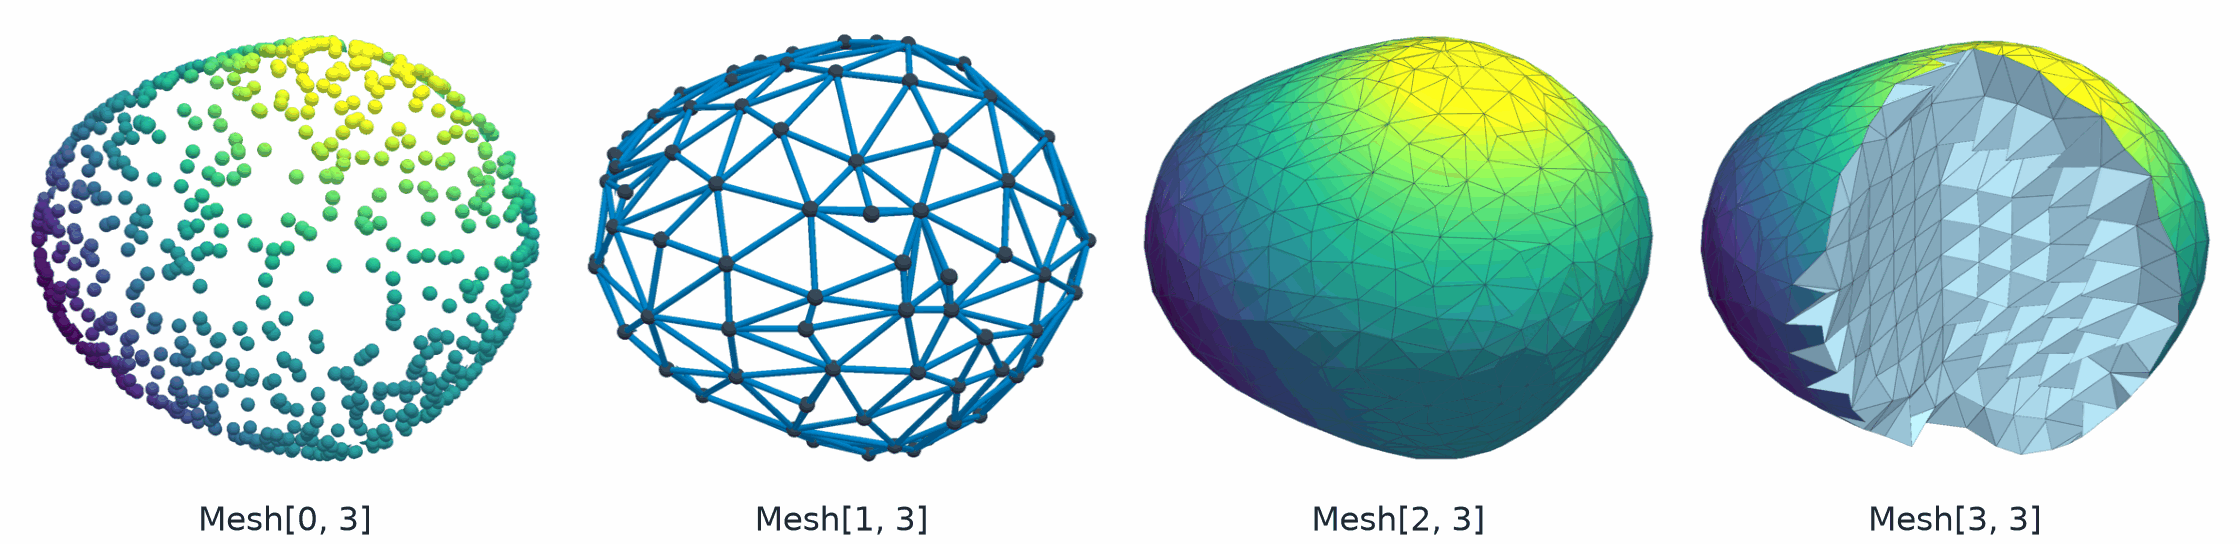

Recreate this plot in Python.
# SPDX-FileCopyrightText: Copyright (c) 2023 - 2026 NVIDIA CORPORATION & AFFILIATES.
# SPDX-FileCopyrightText: All rights reserved.
# SPDX-License-Identifier: Apache-2.0
#
# Licensed under the Apache License, Version 2.0 (the "License");
# you may not use this file except in compliance with the License.
# You may obtain a copy of the License at
#
# http://www.apache.org/licenses/LICENSE-2.0
#
# Unless required by applicable law or agreed to in writing, software
# distributed under the License is distributed on an "AS IS" BASIS,
# WITHOUT WARRANTIES OR CONDITIONS OF ANY KIND, either express or implied.
# See the License for the specific language governing permissions and
# limitations under the License.

"""Render one blob as a point cloud, an edge graph, a surface, and a cut-open volume."""

from pathlib import Path

import matplotlib.pyplot as plt
import numpy as np
import pyvista as pv
import torch
from _style import (
    SECOND,
    SEQUENTIAL,
    SURFACE,
    SURFACE_EDGE,
    render,
    save,
    spheres,
)

from physicsnemo.mesh import Mesh
from physicsnemo.mesh.generate import mesh_implicit_domain
from physicsnemo.mesh.io import to_pyvista

OUTPUT = Path(__file__).parent / "mesh_hero_strip.png"

VIEW = (1.0, -1.5, 0.9)
WINDOW = (900, 900)
BOUNDS = ([-1.5, -1.4, -1.3], [1.5, 1.4, 1.3])


def _blob(x):
    """A smooth, slightly lumpy blob: negative inside, positive outside."""

    radius = (x / x.new_tensor([1.1, 1.0, 1.0])).norm(dim=-1)
    lumps = 0.09 * torch.sin(3.0 * x[..., 0]) * torch.cos(2.5 * x[..., 1])
    return radius - 1.0 - lumps - 0.07 * torch.sin(3.5 * x[..., 2] + 1.0)


def _field(points):
    """A smooth scalar field that colors every panel the same way."""

    x, y, z = torch.as_tensor(points, dtype=torch.float64).unbind(-1)
    return (torch.sin(2.2 * x + 0.6) + torch.cos(2.0 * y) + 1.2 * z).numpy()


def _keys(triangles):
    """One integer per triangle, independent of the vertex order."""

    a, b, c = triangles.sort(dim=1).values.long().unbind(1)
    return (a * 2**20 + b) * 2**20 + c


def _trim(image, pad=8):
    """Crop the white margin around a rendered image."""

    mask = (image < 250).any(axis=-1)
    rows, cols = np.nonzero(mask)
    r0, r1 = max(rows.min() - pad, 0), min(rows.max() + pad, image.shape[0])
    c0, c1 = max(cols.min() - pad, 0), min(cols.max() + pad, image.shape[1])
    return image[r0:r1, c0:c1]


def main():
    """Generate the documentation image."""

    torch.manual_seed(0)
    volume = mesh_implicit_domain(_blob, BOUNDS, h=0.17).to(torch.float32)
    surface = volume.get_boundary_mesh()
    coarse = mesh_implicit_domain(_blob, BOUNDS, h=0.38).get_boundary_mesh()

    ### Mesh[0, 3]: points sampled uniformly on the surface
    cell_indices = torch.multinomial(surface.cell_areas, 1400, replacement=True)
    cloud = Mesh(points=surface.sample_random_points_on_cells(cell_indices))

    ### Mesh[1, 3]: the edge graph of a coarse surface
    graph = coarse.to(torch.float32).to_edge_graph()

    limits = (float(_field(surface.points).min()), float(_field(surface.points).max()))
    common = {"cmap": SEQUENTIAL, "clim": limits, "show_scalar_bar": False}

    cloud_pv = spheres(cloud.points.numpy(), radius=0.03)
    cloud_pv["f"] = _field(cloud_pv.points)
    graph_tubes = to_pyvista(graph).tube(radius=0.014)
    nodes = spheres(graph.points.numpy(), radius=0.035)
    surface_pv = to_pyvista(surface)
    surface_pv["f"] = _field(surface_pv.points)

    # Cut the volume open: drop the tetrahedra in the quarter that faces the
    # camera, then split the exposed triangles into the outer skin and the cut.
    centroids = volume.cell_centroids
    kept = volume.slice_cells(~((centroids[:, 0] > 0.0) & (centroids[:, 1] < 0.0)))
    exposed = kept.get_boundary_mesh()
    on_skin = torch.isin(_keys(exposed.cells), _keys(surface.cells))
    skin_pv = to_pyvista(exposed.slice_cells(on_skin))
    skin_pv["f"] = _field(skin_pv.points)
    walls_pv = to_pyvista(exposed.slice_cells(~on_skin))

    edges = {"show_edges": True, "edge_color": SURFACE_EDGE, "line_width": 0.4}
    # A white surface just inside the cloud and the graph hides their far sides,
    # so that each panel shows only what faces the camera.
    hidden = {"color": "white", "ambient": 1.0, "diffuse": 0.0, "specular": 0.0}
    cloud_occluder = to_pyvista(surface.with_points(0.96 * surface.points))
    graph_occluder = to_pyvista(coarse.with_points(0.96 * coarse.points))
    panels = [
        (
            cloud,
            [
                (cloud_occluder, hidden),
                (cloud_pv, {"scalars": "f", **common, "smooth_shading": True}),
            ],
        ),
        (
            graph,
            [
                (graph_occluder, hidden),
                (graph_tubes, {"color": SECOND}),
                (nodes, {"color": SURFACE_EDGE, "smooth_shading": True}),
            ],
        ),
        (surface, [(surface_pv, {"scalars": "f", **common, **edges})]),
        (
            volume,
            [
                (skin_pv, {"scalars": "f", **common, **edges}),
                (walls_pv, {"color": SURFACE, **edges}),
            ],
        ),
    ]

    figure, axes = plt.subplots(1, 4, figsize=(14.0, 3.4))
    for axis, (mesh, actors) in zip(axes, panels):
        image = _trim(render(actors, window_size=WINDOW, zoom=1.0, view_vector=VIEW))
        axis.imshow(image)
        axis.set_axis_off()
    figure.subplots_adjust(left=0.01, right=0.99, top=0.99, bottom=0.1, wspace=0.06)
    for axis, (mesh, _) in zip(axes, panels):
        box = axis.get_position()
        figure.text(
            (box.x0 + box.x1) / 2,
            0.01,
            f"Mesh[{mesh.n_manifold_dims}, {mesh.n_spatial_dims}]",
            ha="center",
            va="bottom",
            fontsize=15,
        )
    save(figure, OUTPUT)


if __name__ == "__main__":
    main()
